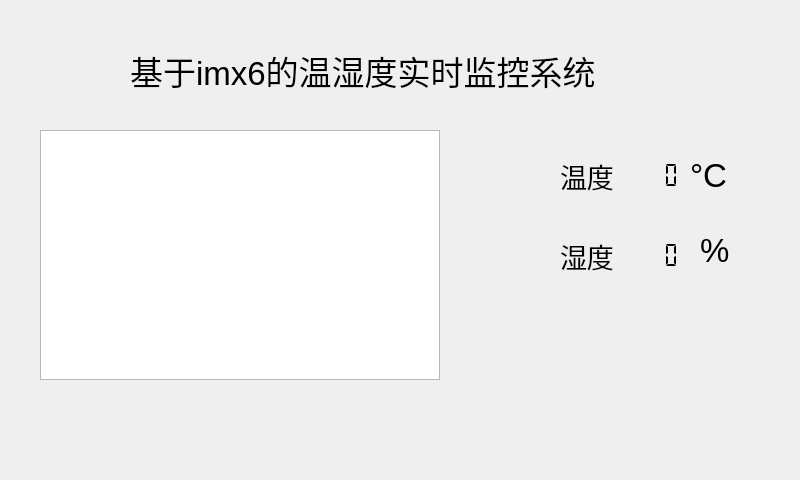
<?xml version="1.0" encoding="UTF-8"?>
<ui version="4.0">
 <class>FormTemp</class>
 <widget class="QWidget" name="FormTemp">
  <property name="geometry">
   <rect>
    <x>0</x>
    <y>0</y>
    <width>800</width>
    <height>480</height>
   </rect>
  </property>
  <property name="sizePolicy">
   <sizepolicy hsizetype="Maximum" vsizetype="Maximum">
    <horstretch>0</horstretch>
    <verstretch>0</verstretch>
   </sizepolicy>
  </property>
  <property name="windowTitle">
   <string>TempHum</string>
  </property>
  <property name="autoFillBackground">
   <bool>true</bool>
  </property>
  <property name="styleSheet">
   <string notr="true"/>
  </property>
  <widget class="QLCDNumber" name="lcd_temp">
   <property name="enabled">
    <bool>true</bool>
   </property>
   <property name="geometry">
    <rect>
     <x>610</x>
     <y>160</y>
     <width>71</width>
     <height>31</height>
    </rect>
   </property>
   <property name="font">
    <font>
     <pointsize>9</pointsize>
     <weight>75</weight>
     <bold>true</bold>
    </font>
   </property>
   <property name="focusPolicy">
    <enum>Qt::NoFocus</enum>
   </property>
   <property name="contextMenuPolicy">
    <enum>Qt::DefaultContextMenu</enum>
   </property>
   <property name="styleSheet">
    <string notr="true">background-color:transparent;</string>
   </property>
   <property name="frameShape">
    <enum>QFrame::NoFrame</enum>
   </property>
   <property name="mode">
    <enum>QLCDNumber::Dec</enum>
   </property>
   <property name="segmentStyle">
    <enum>QLCDNumber::Flat</enum>
   </property>
  </widget>
  <widget class="QLCDNumber" name="lcd_hum">
   <property name="enabled">
    <bool>true</bool>
   </property>
   <property name="geometry">
    <rect>
     <x>610</x>
     <y>240</y>
     <width>71</width>
     <height>31</height>
    </rect>
   </property>
   <property name="sizePolicy">
    <sizepolicy hsizetype="Expanding" vsizetype="Expanding">
     <horstretch>0</horstretch>
     <verstretch>0</verstretch>
    </sizepolicy>
   </property>
   <property name="font">
    <font>
     <weight>75</weight>
     <bold>true</bold>
    </font>
   </property>
   <property name="contextMenuPolicy">
    <enum>Qt::DefaultContextMenu</enum>
   </property>
   <property name="autoFillBackground">
    <bool>false</bool>
   </property>
   <property name="styleSheet">
    <string notr="true">background-color: transparent;</string>
   </property>
   <property name="frameShape">
    <enum>QFrame::NoFrame</enum>
   </property>
   <property name="frameShadow">
    <enum>QFrame::Raised</enum>
   </property>
   <property name="segmentStyle">
    <enum>QLCDNumber::Flat</enum>
   </property>
  </widget>
  <widget class="QLabel" name="C">
   <property name="geometry">
    <rect>
     <x>690</x>
     <y>160</y>
     <width>61</width>
     <height>31</height>
    </rect>
   </property>
   <property name="font">
    <font>
     <pointsize>25</pointsize>
    </font>
   </property>
   <property name="text">
    <string>°C</string>
   </property>
  </widget>
  <widget class="QLabel" name="label">
   <property name="geometry">
    <rect>
     <x>700</x>
     <y>230</y>
     <width>51</width>
     <height>41</height>
    </rect>
   </property>
   <property name="font">
    <font>
     <pointsize>25</pointsize>
    </font>
   </property>
   <property name="text">
    <string>%</string>
   </property>
  </widget>
  <widget class="QLabel" name="label_2">
   <property name="geometry">
    <rect>
     <x>130</x>
     <y>40</y>
     <width>501</width>
     <height>61</height>
    </rect>
   </property>
   <property name="font">
    <font>
     <pointsize>25</pointsize>
    </font>
   </property>
   <property name="text">
    <string>基于imx6的温湿度实时监控系统</string>
   </property>
  </widget>
  <widget class="QLabel" name="label_5">
   <property name="geometry">
    <rect>
     <x>560</x>
     <y>160</y>
     <width>61</width>
     <height>31</height>
    </rect>
   </property>
   <property name="font">
    <font>
     <pointsize>20</pointsize>
    </font>
   </property>
   <property name="text">
    <string>温度</string>
   </property>
  </widget>
  <widget class="QLabel" name="label_6">
   <property name="geometry">
    <rect>
     <x>560</x>
     <y>240</y>
     <width>61</width>
     <height>31</height>
    </rect>
   </property>
   <property name="font">
    <font>
     <pointsize>20</pointsize>
    </font>
   </property>
   <property name="text">
    <string>湿度</string>
   </property>
  </widget>
  <widget class="QTableView" name="tableView">
   <property name="geometry">
    <rect>
     <x>40</x>
     <y>130</y>
     <width>400</width>
     <height>250</height>
    </rect>
   </property>
  </widget>
 </widget>
 <layoutdefault spacing="6" margin="11"/>
 <resources/>
 <connections/>
</ui>
